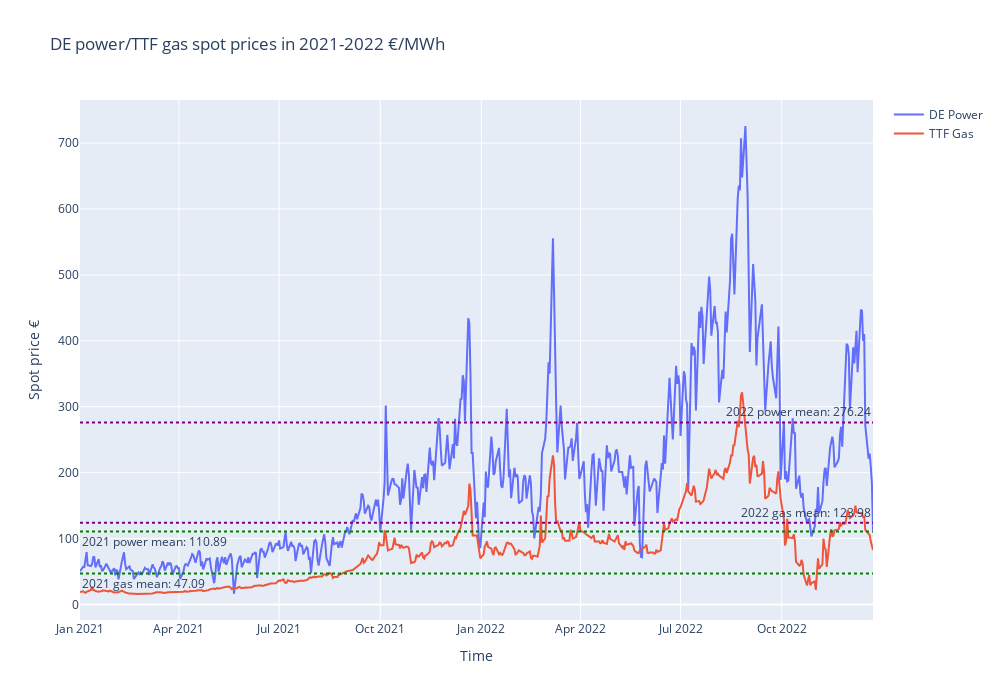

Notebook code for this chart:
### Code cell
#Plot the spot prices'("value") changes for the whole period
fig1 = go.Figure()

fig1.add_trace(go.Scatter(x = spot_2122_df["time"], y = spot_2122_df["value_power"], name = "DE Power"))
fig1.add_hline(y= pw_21_mean, line_dash="dot", annotation_text="2021 power mean: 110.89", 
               line_color="green", annotation_position="bottom left")
fig1.add_hline(y= pw_22_mean, line_dash="dot", annotation_text="2022 power mean: 276.24", 
               line_color="purple", annotation_position="top right")
fig1.add_trace(go.Scatter(x = spot_2122_df["time"], y = spot_2122_df["value_gas"], name = "TTF Gas"))
fig1.add_hline(y= gas_21_mean, line_dash="dot", annotation_text="2021 gas mean: 47.09", 
               line_color="green", annotation_position="bottom left")
fig1.add_hline(y= gas_22_mean, line_dash="dot", annotation_text="2022 gas mean: 123.98", 
              line_color="purple", annotation_position="top right")

fig1.update_layout(
    autosize= False, width= 1000, height=700,
    title="DE power/TTF gas spot prices in 2021-2022 €/MWh",
    #xaxis = dict(tickformat="%b\n%Y"),
    xaxis_title="Time", yaxis_title="Spot price €")
fig1.show()

### Figure 1 — Plotly figure (JSON) as saved in the notebook; plotly's stock layout.template omitted (floating-point values rounded to 4 significant figures; data arrays with more than 128 entries replaced by an {"elided": "..."} marker saying what was removed)
{"data": [{"name": "DE Power", "type": "scatter", "x": {"elided": "512 str values"}, "y": {"elided": "512 float values"}}, {"name": "TTF Gas", "type": "scatter", "x": {"elided": "512 str values"}, "y": {"elided": "512 float values"}}], "layout": {"annotations": [{"showarrow": false, "text": "2021 power mean: 110.89", "x": 0, "xanchor": "left", "xref": "x domain", "y": 110.9, "yanchor": "top", "yref": "y"}, {"showarrow": false, "text": "2022 power mean: 276.24", "x": 1, "xanchor": "right", "xref": "x domain", "y": 276.2, "yanchor": "bottom", "yref": "y"}, {"showarrow": false, "text": "2021 gas mean: 47.09", "x": 0, "xanchor": "left", "xref": "x domain", "y": 47.09, "yanchor": "top", "yref": "y"}, {"showarrow": false, "text": "2022 gas mean: 123.98", "x": 1, "xanchor": "right", "xref": "x domain", "y": 124.0, "yanchor": "bottom", "yref": "y"}], "autosize": false, "height": 700, "shapes": [{"line": {"color": "green", "dash": "dot"}, "type": "line", "x0": 0, "x1": 1, "xref": "x domain", "y0": 110.9, "y1": 110.9, "yref": "y"}, {"line": {"color": "purple", "dash": "dot"}, "type": "line", "x0": 0, "x1": 1, "xref": "x domain", "y0": 276.2, "y1": 276.2, "yref": "y"}, {"line": {"color": "green", "dash": "dot"}, "type": "line", "x0": 0, "x1": 1, "xref": "x domain", "y0": 47.09, "y1": 47.09, "yref": "y"}, {"line": {"color": "purple", "dash": "dot"}, "type": "line", "x0": 0, "x1": 1, "xref": "x domain", "y0": 124.0, "y1": 124.0, "yref": "y"}], "title": {"text": "DE power/TTF gas spot prices in 2021-2022 €/MWh"}, "width": 1000, "xaxis": {"title": {"text": "Time"}}, "yaxis": {"title": {"text": "Spot price €"}}}}
